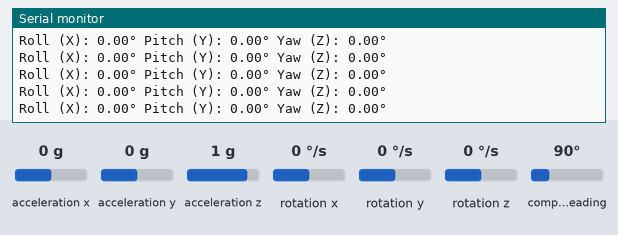
This sketch was run on a simulated Arduino Nano 33 BLE. On the bench: the last lines printed to the serial monitor. Inputs (shaded band) come from the test bench; at power-on: acceleration x 0 g, acceleration y 0 g, acceleration z 1 g, rotation z 0 °/s, rotation x 0 °/s, rotation y 0 °/s, compass heading 90°.

Above: at 1.2 s.
1.3 s: acceleration x set to -1.4 g
At 1.36 s:
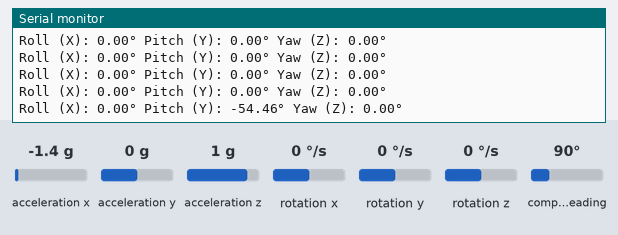
2.8 s: acceleration y set to -1.4 g
At 2.82 s:
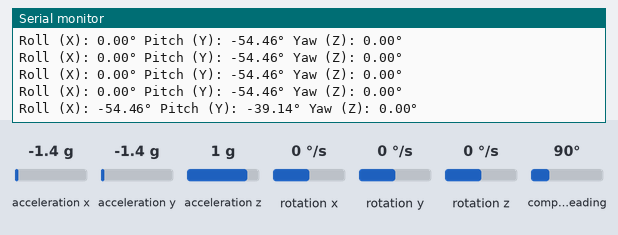
4.3 s: acceleration z set to -1.4 g
At 4.38 s:
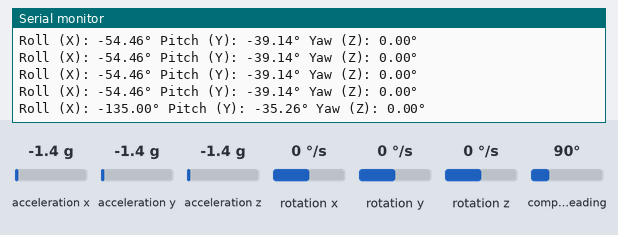
5.8 s: rotation z set to -192 °/s
At 5.84 s:
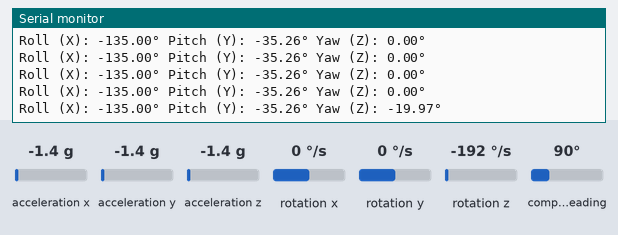
Timing chart, 0 to 8.3 s (numbered marks = the images above; inputs shaded):
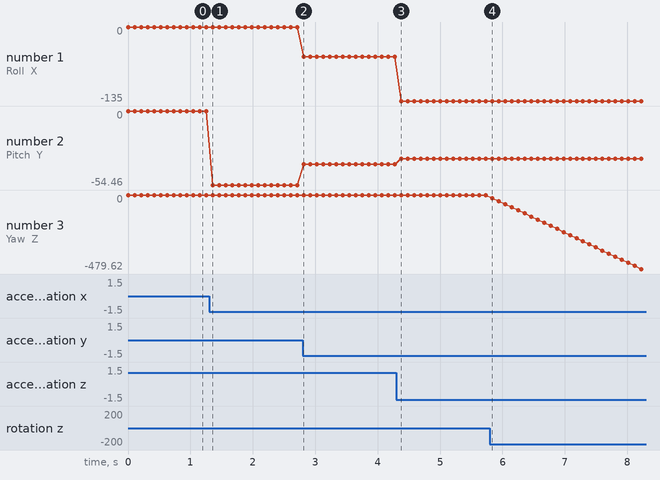

Measured:
- after the input at 1.3 s, the serial monitor: prints a new line after 0.06 s (image 1)
- after the input at 2.8 s, the serial monitor: prints a new line at once (image 2)
- after the input at 4.3 s, the serial monitor: prints a new line after 0.08 s (image 3)
- after the input at 5.8 s, the serial monitor: prints a new line at once (image 4)
- plotted number 1: -54.46 → -135 after the input at 4.3 s
- plotted number 2: 0 → -54.46 after the input at 1.3 s, -54.46 → -39.14 after the input at 2.8 s, -39.14 → -35.26 after the input at 4.3 s
- plotted number 3: 0 → -479.62 after the input at 5.8 s

The sketch:

imu.ino
```cpp
#include "Arduino_BMI270_BMM150.h"  // Biblioteca para o sensor BMI270 e BMM150

float accX, accY, accZ;
float gyroX, gyroY, gyroZ;
float mx, my, mz;
float roll, pitch, yaw;
unsigned long lastTime;

void setup() {
  Serial.begin(9600);
  while (!Serial);
  Serial.println("Started");

  if (!IMU.begin()) {
    Serial.println("Failed to initialize IMU!");
    while (1);
  }

  lastTime = millis();
}

void loop() {
  unsigned long currentTime = millis();
  float deltaTime = (currentTime - lastTime) / 1000.0; // segundos
  lastTime = currentTime;

  if (IMU.accelerationAvailable() && IMU.gyroscopeAvailable() && IMU.magneticFieldAvailable()) {
    IMU.readAcceleration(accX, accY, accZ);
    IMU.readGyroscope(gyroX, gyroY, gyroZ);
    IMU.readMagneticField(mx, my, mz);
    roll = atan2(accY, accZ) * 180 / PI;
    pitch = -atan2(-accX, sqrt(accY * accY + accZ * accZ)) * 180 / PI;
    yaw +=  gyroZ * deltaTime;


    // Exibe os valores de Roll, Pitch e Yaw
    Serial.print("Roll (X): "); Serial.print(roll); Serial.print("° ");
    Serial.print("Pitch (Y): "); Serial.print(pitch); Serial.print("° ");
    Serial.print("Yaw (Z): "); Serial.print(yaw); Serial.println("°");

    delay(100);
  }
}
```
